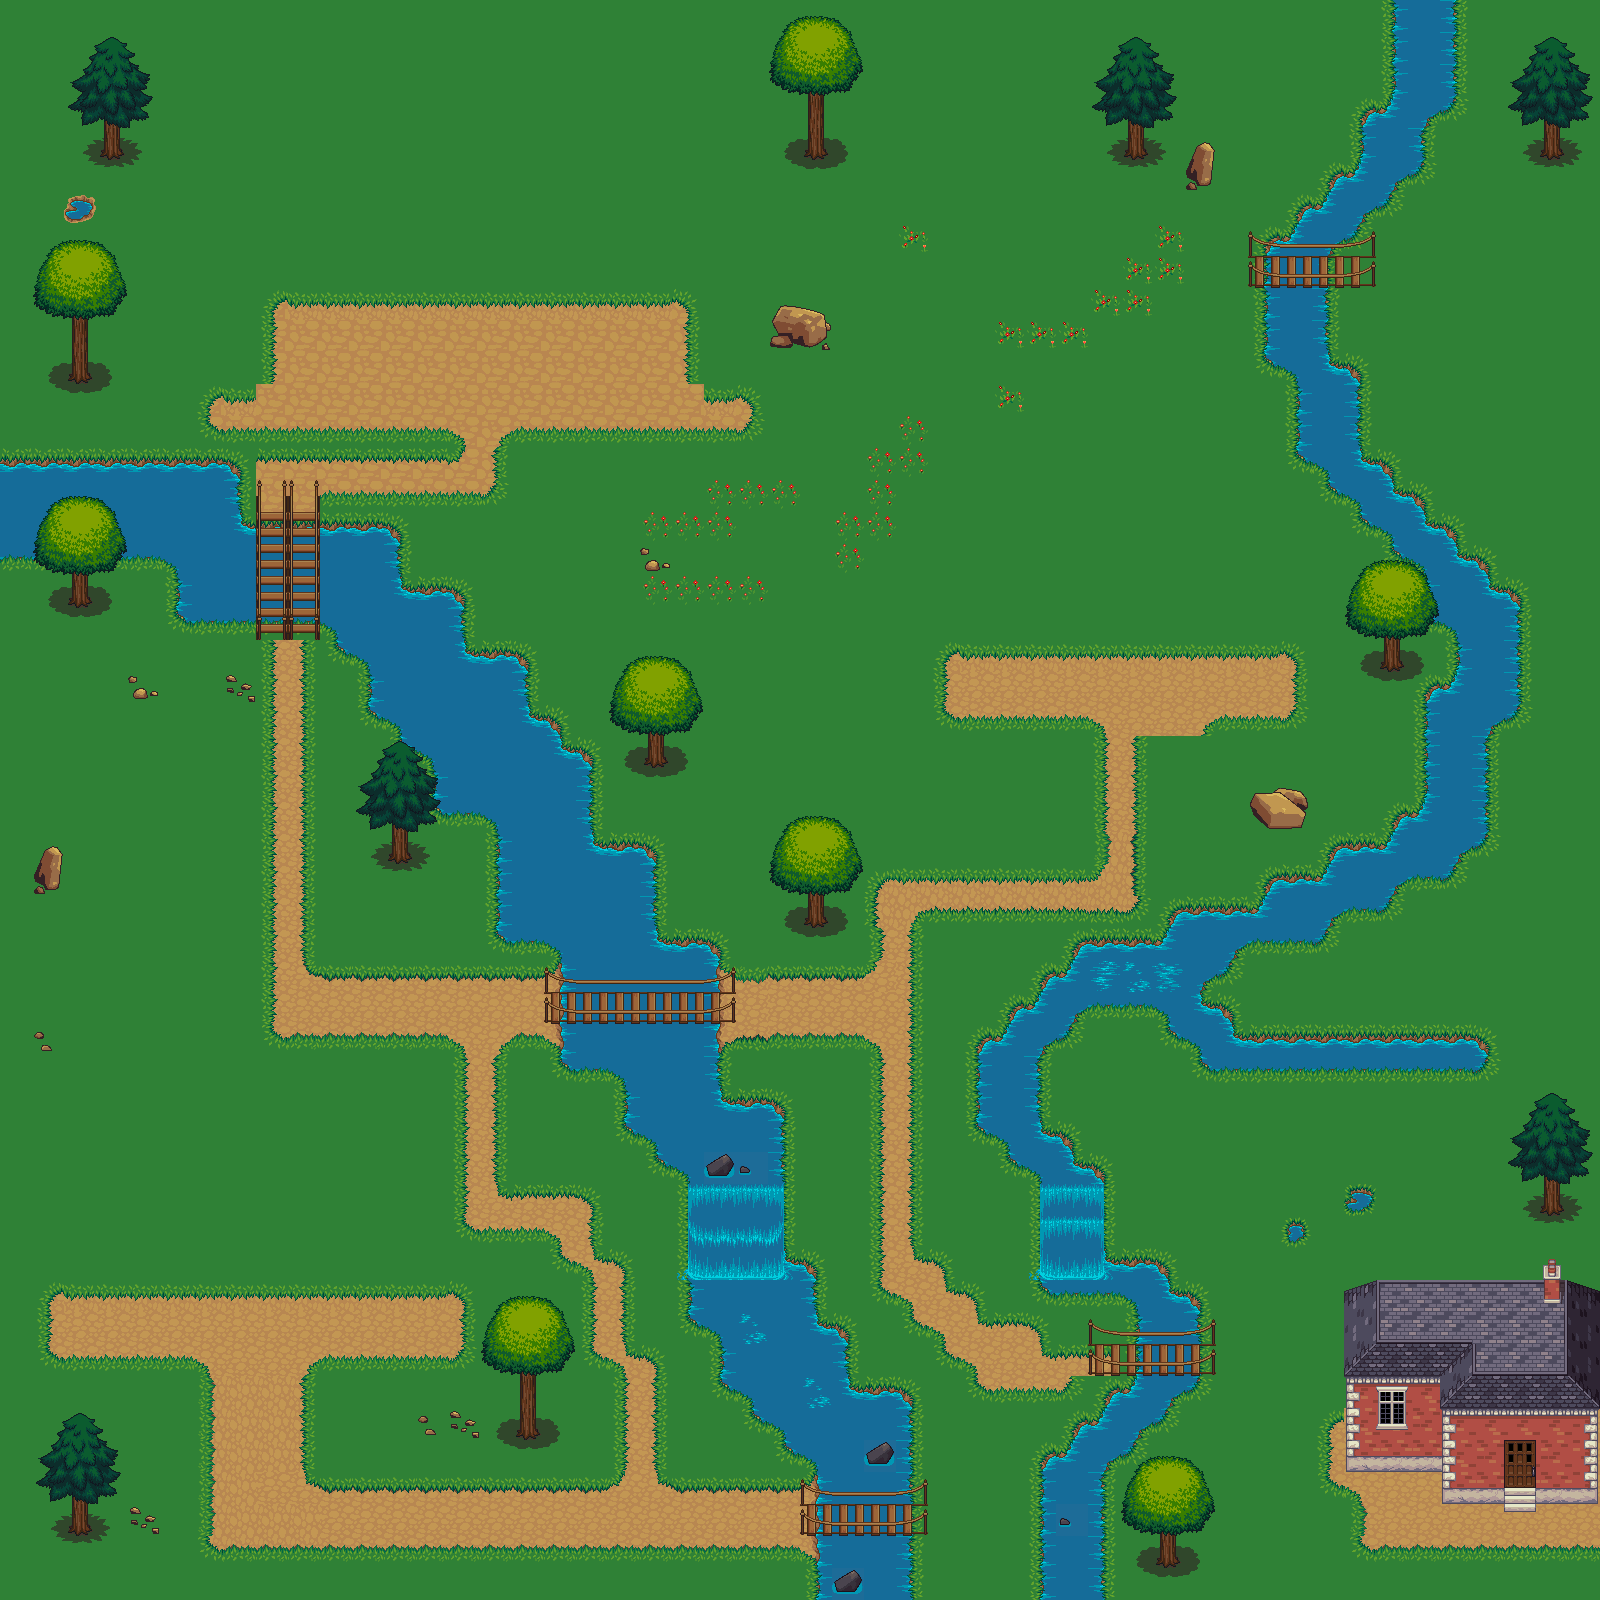

The image is a tile-based game level rendered from a .tmx file. Its description and source (layers, tilesets, objects; grid data summarised) follow:
An orthogonal 50x50 tile map with 32x32 px tiles, 4 tile layers (Bottom layer, way, Top Layer, topper), 6 tilesets.

<map version="1.2" tiledversion="1.3.1" orientation="orthogonal" renderorder="right-down" compressionlevel="0" width="50" height="50" tilewidth="32" tileheight="32" infinite="0" nextlayerid="9" nextobjectid="1">
 <tileset firstgid="1" name="York_1" tilewidth="32" tileheight="32" tilecount="1024" columns="32">
  <image source="images/Atlas/base_out_atlas.png" width="1024" height="1024" />
 </tileset>
 <tileset firstgid="1025" name="York_2" tilewidth="32" tileheight="32" tilecount="1024" columns="32">
  <image source="images/Atlas/terrain_atlas.png" width="1024" height="1024" />
 </tileset>
 <tileset firstgid="2049" name="castle8dark" tilewidth="32" tileheight="32" tilecount="1024" columns="32">
  <image source="images/Atlas/castle8dark.png" width="1024" height="1024" />
 </tileset>
 <tileset firstgid="3073" name="castle8" tilewidth="32" tileheight="32" tilecount="1024" columns="32">
  <image source="images/Atlas/castle8.png" width="1024" height="1024" />
 </tileset>
 <tileset firstgid="4097" name="castle-demo-final" tilewidth="32" tileheight="32" tilecount="3024" columns="54">
  <image source="images/Atlas/castle-demo-final.png" width="1751" height="1821" />
 </tileset>
 <tileset firstgid="7121" name="house" tilewidth="32" tileheight="32" tilecount="63" columns="9">
  <image source="images/LPC Base Assets/LPC Base Assets/tiles/house.png" width="288" height="224" />
 </tileset>
 <layer id="1" name="Bottom layer" width="50" height="50">
  <data>[2500 cells, 2500 non-empty, 24 distinct tile ids]</data>
 </layer>
 <layer id="8" name="way" width="50" height="50">
  <data>[2500 cells, 403 non-empty, 50 distinct tile ids]</data>
 </layer>
 <layer id="3" name="Top Layer" width="50" height="50">
  <data>[2500 cells, 294 non-empty, 77 distinct tile ids]</data>
 </layer>
 <layer id="4" name="topper" width="50" height="50">
  <data>[2500 cells, 42 non-empty, 12 distinct tile ids]</data>
 </layer>
</map>
